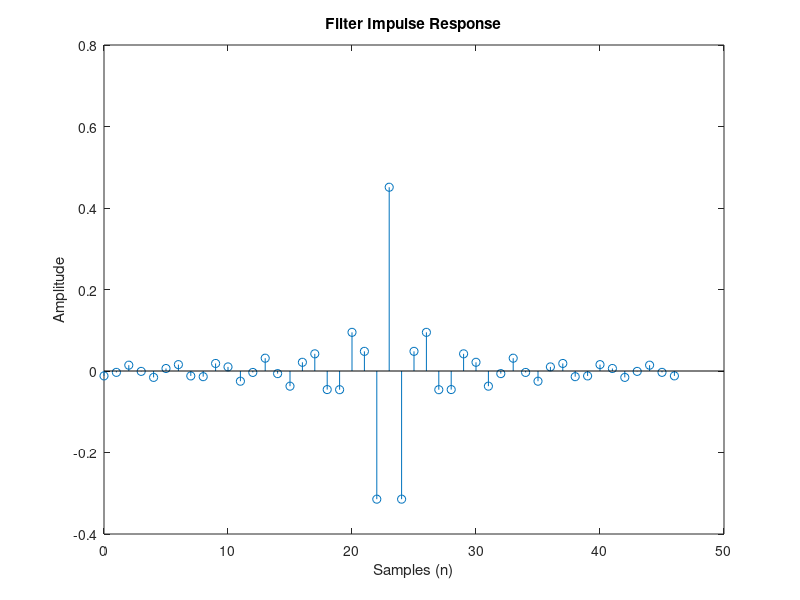
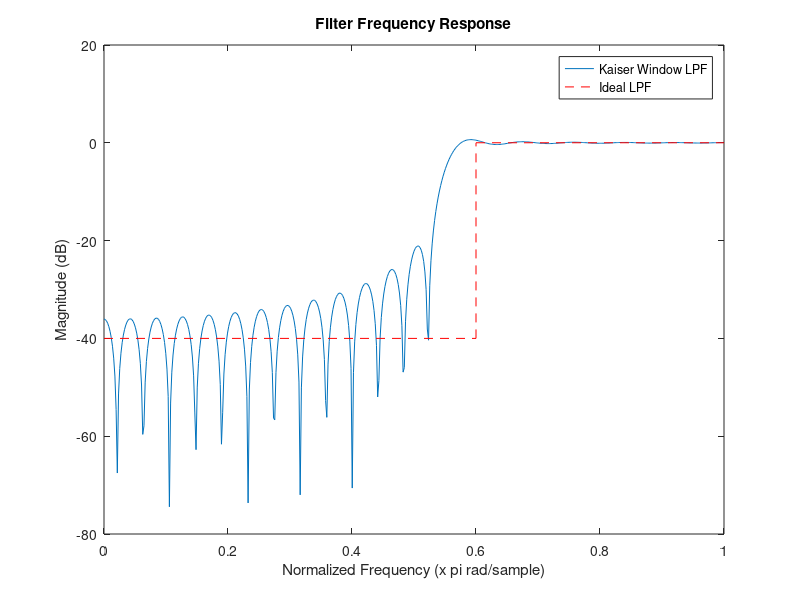
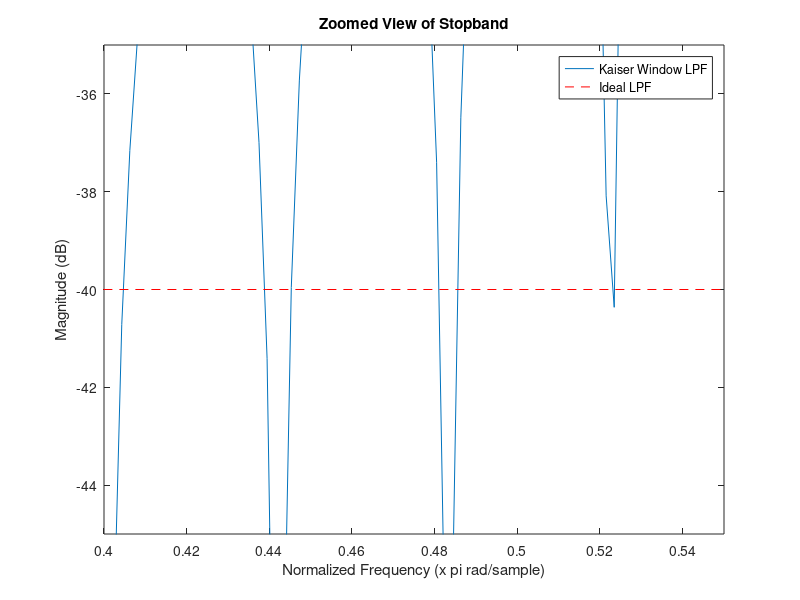
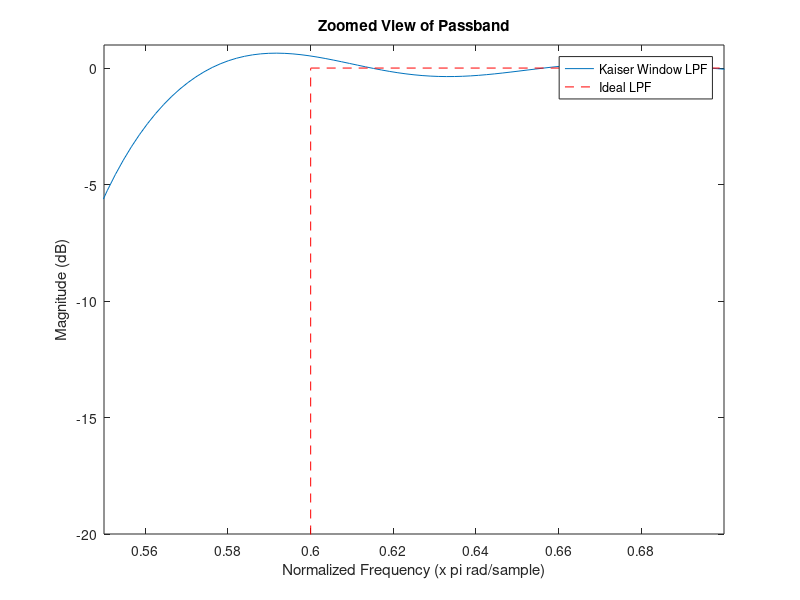

MATLAB code to generate these figures, in order:
%% Problem 1
wp = 0.6*pi;
ws = 0.5*pi;
Rs = 40;    %dB

% Compute kaiser window filter order, wn, and beta parameters
[N,wn,beta,ftype] = kaiserord( [ws/pi wp/pi], [0 1], [10^(-Rs/20) 10^(-Rs/20)] );

% Create filter using kaiser window
b = fir1(N, wn, ftype, kaiser(N+1), 'noscale');

% Impulse Response
figure(1)
stem((0:N),b);
title('Filter Impulse Response'); xlabel('Samples (n)'); ylabel('Amplitude');

% Frequency Response
figure(2)
[H,w] = freqz(b);
plot(w/pi,20*log10(abs(H)));
title('Filter Frequency Response');
xlabel('Normalized Frequency (x pi rad/sample)'); ylabel('Magnitude (dB)');
line([0 wp/pi],[-Rs -Rs],'color','red','LineStyle','--');
line([wp/pi 1],[0.01 0.01],'color','red','LineStyle','--');
line([wp/pi wp/pi],[-Rs 0],'color','red','LineStyle','--');
legend('Kaiser Window LPF', 'Ideal LPF');

% Zoomed view of stopband
figure(3)
plot(w/pi,20*log10(abs(H)));
title('Zoomed View of Stopband');
xlabel('Normalized Frequency (x pi rad/sample)'); ylabel('Magnitude (dB)');
axis([0.4 0.55 -Rs-5 -Rs+5]);
line([0 wp/pi],[-Rs -Rs],'color','red','LineStyle','--');
line([wp/pi 1],[0.01 0.01],'color','red','LineStyle','--');
line([wp/pi wp/pi],[-Rs 0],'color','red','LineStyle','--');
legend('Kaiser Window LPF', 'Ideal LPF');

% Zoomed view of passband
figure(4)
plot(w/pi,20*log10(abs(H)));
title('Zoomed View of Passband');
xlabel('Normalized Frequency (x pi rad/sample)'); ylabel('Magnitude (dB)');
axis([0.55 0.7 -20 1]);
line([0 wp/pi],[-Rs -Rs],'color','red','LineStyle','--');
line([wp/pi 1],[0.01 0.01],'color','red','LineStyle','--');
line([wp/pi wp/pi],[-Rs 0],'color','red','LineStyle','--');
legend('Kaiser Window LPF', 'Ideal LPF');


%% Problem 2
clear;

wp1 = 0.4*pi;%0.09;
wp2 = 0.6*pi;%0.09;
ws1 = 0.3*pi;
ws2 = 0.7*pi;
Rp  =  4;     %dB
Rs  = 40;     %dB


% Create the Dolph_Chebyshev window using N+1 since the fir1() function
% expects an N+1 window. In this case the filter order is 30. 
N = 30;


% Adjusting initial parameters so filter meets spec @ minimum order
wp1 = wp1 - 0.05;           % Increasing filter bandwidth
wp2 = wp2 + 0.05;           % Increasing filter bandwidth
sLobeLevel  = Rs - 10;      % Adjusting window sidelobe level


% Create Dolph-Chebyshev window
w = chebwin(N+1,sLobeLevel);


% Plotting impulse response of window
figure(5)
stem((0:length(w)-1),w);
title('Dolph-Chebyshev Impulse Response');
xlabel('Samples(n)'); ylabel('Amplitude');


% Plotting frequency response of window
figure(6)
freqz(w);
title('Dolph-Chebyshev Frequency response');


% Using fir1() to create bandpass filter using a Dolph-Chebyshev window.
% The window size is N+1 since fir1() expects an N+1 window.
h = fir1(N,[wp1/pi wp2/pi],'bandpass',chebwin(N+1,sLobeLevel));


% Compute frequency response of the filter.
[H,wn] = freqz(h);
H_dB = 20*log10(abs(H));


% Plot Magnitude Response of BPF
figure(7)
hold on
plot(wn/pi,H_dB);
title('BP-Filter Frequency Response');
xlabel('Normalized Frequency (x pi rad/samp)'); ylabel('Magnitude (dB)');
grid('on');
line([0.4 0.4],[-40 0],'color','red','LineStyle','--');
line([0.6 0.6],[-40 0],'color','red','LineStyle','--');
line([0.3 0.3],[-40 -4],'color','red','LineStyle','--');
line([0.7 0.7],[-40 -4],'color','red','LineStyle','--');
line([0.3 0.7],[-4 -4],'color','red','LineStyle','--');
line([0 0.3],[-40 -40],'color','red','LineStyle','--');
line([0.7 1],[-40 -40],'color','red','LineStyle','--');
hold off


% Zoomed in view of passband
figure(8)
hold on
plot(wn/pi,H_dB);
plot(0.5,0,'x');
title('Zoomed View of BPF Passband');
xlabel('Normalized Frequency (x pi rad/samp)'); ylabel('Magnitude (dB)');
axis([0.39 0.61 -4.5 0.1]);
grid('on');
text(0.5,0.1,num2str(abs(H_dB(255))));
line([0.4 0.4],[-100 0],'color','red','LineStyle','--');
line([0.6 0.6],[-100 0],'color','red','LineStyle','--');
line([0.3 0.7],[-4 -4],'color','red','LineStyle','--');
hold off


% Zoomed in view of stopband
figure(9)
hold on
plot(wn/pi,H_dB);
plot(0.5,0,'x');
title('Zoomed View of BPF Stopband');
xlabel('Normalized Frequency (x pi rad/samp)'); ylabel('Magnitude (dB)');
axis([0.2 0.8 -45 -39.5]);
grid('on');
line([0.3 0.3],[-100 0],'color','red','LineStyle','--');
line([0.7 0.7],[-100 0],'color','red','LineStyle','--');
line([0 0.3],[-40 -40],'color','red','LineStyle','--');
line([0.7 1],[-40 -40],'color','red','LineStyle','--');
hold off


% Plot impulse response of BPF
figure(10)
stem((0:length(h)-1),h);
title('BPF Impulse Response')
xlabel('Samples (n)'); ylabel('Amplitude');

